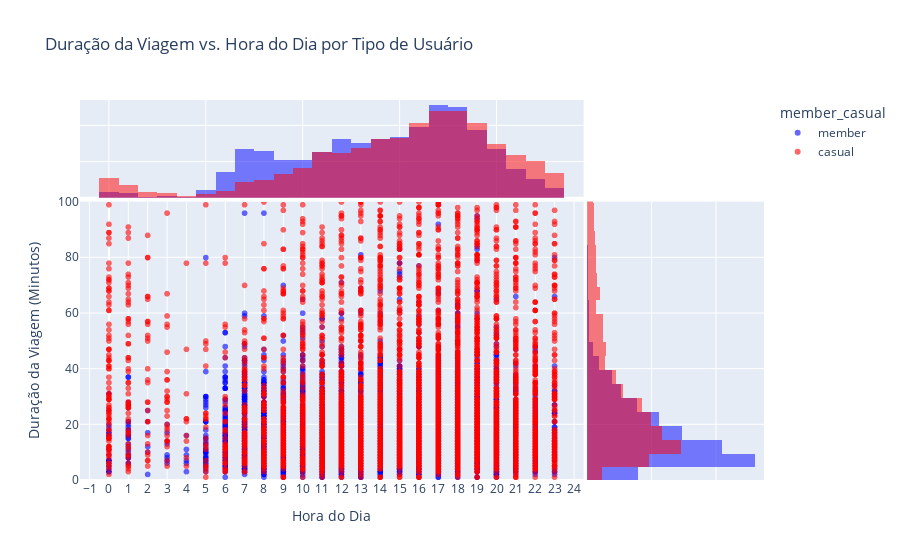

The notebook cell this image was saved under:
### Code cell
# 25 Scatter plot de duração da viagem vs. hora do dia, com cor por tipo de usuário (amostra para desempenho)
if 'df' not in globals():
    df = pd.read_csv('Aluguel de bicicletas.csv')  # Ajuste o caminho se necessário

df_sample = df.sample(min(10000, len(df)), random_state=42) # Amostra para gráficos grandes
fig = px.scatter(df_sample, x='hour_of_day', y='ride_length_minutes', color='member_casual',
                 title='Duração da Viagem vs. Hora do Dia por Tipo de Usuário',
                 labels={'hour_of_day': 'Hora do Dia', 'ride_length_minutes': 'Duração da Viagem (minutos)'},
                 hover_data=['day_of_week', 'start_station_name', 'end_station_name'],
                 opacity=0.6, marginal_y='histogram', marginal_x='histogram',
                 color_discrete_map={'member': 'blue', 'casual': 'red'}) # Cores para membros e casuais
fig.update_layout(xaxis_title="Hora do Dia", yaxis_title="Duração da Viagem (Minutos)",
                  xaxis_tickmode='linear', xaxis_dtick=1, yaxis_range=[0, 100]) # Ajusta limites para visibilidade
fig.show()

print("\nInsight Adicional (Interativo): A visualização interativa permite explorar a densidade de viagens e os outliers, confirmando que as viagens mais longas são predominantemente de ciclistas casuais e ocorrem em horários de menor pico de deslocamento.")

### Figure 1 — Plotly figure (JSON) as saved in the notebook; plotly's stock layout.template omitted (floating-point values rounded to 4 significant figures; data arrays with more than 128 entries replaced by an {"elided": "..."} marker saying what was removed)
{"data": [{"customdata": {"elided": "5121x3 str values"}, "hovertemplate": "member_casual=member<br>Hora do Dia=%{x}<br>Duração da Viagem (minutos)=%{y}<br>day_of_week=%{customdata[0]}<br>start_station_name=%{customdata[1]}<br>end_station_name=%{customdata[2]}<extra></extra>", "legendgroup": "member", "marker": {"color": "blue", "opacity": 0.6, "symbol": "circle"}, "mode": "markers", "name": "member", "showlegend": true, "type": "scattergl", "x": {"elided": "5121 int values"}, "xaxis": "x", "y": {"elided": "5121 int values"}, "yaxis": "y"}, {"bingroup": "x", "hovertemplate": "member_casual=member<br>Hora do Dia=%{x}<br>count=%{y}<extra></extra>", "legendgroup": "member", "marker": {"color": "blue"}, "name": "member", "opacity": 0.5, "showlegend": false, "type": "histogram", "x": {"elided": "5121 int values"}, "xaxis": "x3", "yaxis": "y3"}, {"bingroup": "y", "hovertemplate": "member_casual=member<br>Duração da Viagem (minutos)=%{y}<br>count=%{x}<extra></extra>", "legendgroup": "member", "marker": {"color": "blue"}, "name": "member", "opacity": 0.5, "showlegend": false, "type": "histogram", "xaxis": "x2", "y": {"elided": "5121 int values"}, "yaxis": "y2"}, {"customdata": {"elided": "4879x3 str values"}, "hovertemplate": "member_casual=casual<br>Hora do Dia=%{x}<br>Duração da Viagem (minutos)=%{y}<br>day_of_week=%{customdata[0]}<br>start_station_name=%{customdata[1]}<br>end_station_name=%{customdata[2]}<extra></extra>", "legendgroup": "casual", "marker": {"color": "red", "opacity": 0.6, "symbol": "circle"}, "mode": "markers", "name": "casual", "showlegend": true, "type": "scattergl", "x": {"elided": "4879 int values"}, "xaxis": "x", "y": {"elided": "4879 int values"}, "yaxis": "y"}, {"bingroup": "x", "hovertemplate": "member_casual=casual<br>Hora do Dia=%{x}<br>count=%{y}<extra></extra>", "legendgroup": "casual", "marker": {"color": "red"}, "name": "casual", "opacity": 0.5, "showlegend": false, "type": "histogram", "x": {"elided": "4879 int values"}, "xaxis": "x3", "yaxis": "y3"}, {"bingroup": "y", "hovertemplate": "member_casual=casual<br>Duração da Viagem (minutos)=%{y}<br>count=%{x}<extra></extra>", "legendgroup": "casual", "marker": {"color": "red"}, "name": "casual", "opacity": 0.5, "showlegend": false, "type": "histogram", "xaxis": "x2", "y": {"elided": "4879 int values"}, "yaxis": "y2"}], "layout": {"barmode": "overlay", "legend": {"title": {"text": "member_casual"}, "tracegroupgap": 0}, "title": {"text": "Duração da Viagem vs. Hora do Dia por Tipo de Usuário"}, "xaxis": {"anchor": "y", "domain": [0, 0.7363], "dtick": 1, "tickmode": "linear", "title": {"text": "Hora do Dia"}}, "xaxis2": {"anchor": "y2", "domain": [0.7413, 1], "matches": "x2", "showgrid": true, "showline": false, "showticklabels": false, "ticks": ""}, "xaxis3": {"anchor": "y3", "domain": [0, 0.7363], "matches": "x", "showgrid": true, "showticklabels": false}, "xaxis4": {"anchor": "y4", "domain": [0.7413, 1], "matches": "x2", "showgrid": true, "showline": false, "showticklabels": false, "ticks": ""}, "yaxis": {"anchor": "x", "domain": [0, 0.7326], "range": [0, 100], "title": {"text": "Duração da Viagem (Minutos)"}}, "yaxis2": {"anchor": "x2", "domain": [0, 0.7326], "matches": "y", "showgrid": true, "showticklabels": false}, "yaxis3": {"anchor": "x3", "domain": [0.7426, 1], "matches": "y3", "showgrid": true, "showline": false, "showticklabels": false, "ticks": ""}, "yaxis4": {"anchor": "x4", "domain": [0.7426, 1], "matches": "y3", "showgrid": true, "showline": false, "showticklabels": false, "ticks": ""}}}
